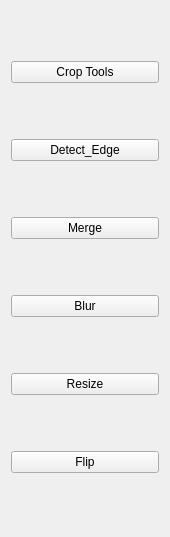
         <widget class="QWidget" name="Editing">
          <property name="geometry">
           <rect>
            <x>0</x>
            <y>0</y>
            <width>170</width>
            <height>537</height>
           </rect>
          </property>
          <attribute name="icon">
           <iconset>
            <normaloff>../../../Youssef Elkhatib/Desktop/edit-image-icon.png</normaloff>../../../Youssef Elkhatib/Desktop/edit-image-icon.png</iconset>
          </attribute>
          <attribute name="label">
           <string>Editing</string>
          </attribute>
          <layout class="QVBoxLayout" name="verticalLayout_4">
           <item>
            <widget class="QPushButton" name="CropTools">
             <property name="toolTip">
              <string>Crop_image</string>
             </property>
             <property name="statusTip">
              <string>Crop_image</string>
             </property>
             <property name="text">
              <string>Crop Tools</string>
             </property>
             <property name="icon">
              <iconset>
               <normaloff>../../../Youssef Elkhatib/Desktop/images.png</normaloff>../../../Youssef Elkhatib/Desktop/images.png</iconset>
             </property>
            </widget>
           </item>
           <item>
            <widget class="QPushButton" name="Detect_Edge">
             <property name="toolTip">
              <string>Detect_Edge</string>
             </property>
             <property name="statusTip">
              <string>Detect_Edge</string>
             </property>
             <property name="text">
              <string>Detect_Edge</string>
             </property>
             <property name="icon">
              <iconset>
               <normaloff>../../../Youssef Elkhatib/Desktop/images (1).png</normaloff>../../../Youssef Elkhatib/Desktop/images (1).png</iconset>
             </property>
            </widget>
           </item>
           <item>
            <widget class="QPushButton" name="Merge">
             <property name="toolTip">
              <string>Merge</string>
             </property>
             <property name="statusTip">
              <string>Merge</string>
             </property>
             <property name="text">
              <string>Merge</string>
             </property>
             <property name="icon">
              <iconset>
               <normaloff>../../../Youssef Elkhatib/Desktop/download (5).png</normaloff>../../../Youssef Elkhatib/Desktop/download (5).png</iconset>
             </property>
            </widget>
           </item>
           <item>
            <widget class="QPushButton" name="Blur">
             <property name="toolTip">
              <string>Blur</string>
             </property>
             <property name="statusTip">
              <string>Blur</string>
             </property>
             <property name="text">
              <string>Blur</string>
             </property>
             <property name="icon">
              <iconset>
               <normaloff>../../../Youssef Elkhatib/Desktop/1398140566_preview_3b2f.png</normaloff>../../../Youssef Elkhatib/Desktop/1398140566_preview_3b2f.png</iconset>
             </property>
            </widget>
           </item>
           <item>
            <widget class="QPushButton" name="Resize">
             <property name="toolTip">
              <string>Resize</string>
             </property>
             <property name="text">
              <string>Resize</string>
             </property>
             <property name="icon">
              <iconset>
               <normaloff>../../../Youssef Elkhatib/Desktop/1014901.png</normaloff>../../../Youssef Elkhatib/Desktop/1014901.png</iconset>
             </property>
            </widget>
           </item>
           <item>
            <widget class="QPushButton" name="Flip">
             <property name="toolTip">
              <string>Flip</string>
             </property>
             <property name="statusTip">
              <string>Flip</string>
             </property>
             <property name="text">
              <string>Flip</string>
             </property>
             <property name="icon">
              <iconset>
               <normaloff>../../../Youssef Elkhatib/Desktop/Flip-2-icon-01.png</normaloff>../../../Youssef Elkhatib/Desktop/Flip-2-icon-01.png</iconset>
             </property>
            </widget>
           </item>
          </layout>
         </widget>
